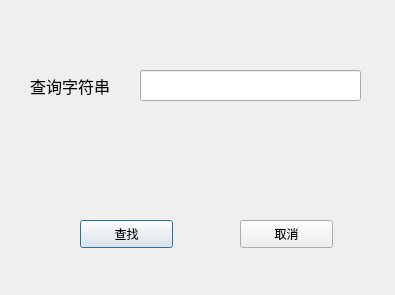
<?xml version="1.0" encoding="UTF-8"?>
<ui version="4.0">
 <class>DialogSearch</class>
 <widget class="QDialog" name="DialogSearch">
  <property name="geometry">
   <rect>
    <x>0</x>
    <y>0</y>
    <width>395</width>
    <height>295</height>
   </rect>
  </property>
  <property name="windowTitle">
   <string>Dialog</string>
  </property>
  <widget class="QLineEdit" name="lineEdit">
   <property name="geometry">
    <rect>
     <x>140</x>
     <y>70</y>
     <width>221</width>
     <height>31</height>
    </rect>
   </property>
   <property name="font">
    <font>
     <family>Arial</family>
     <pointsize>16</pointsize>
    </font>
   </property>
   <property name="text">
    <string/>
   </property>
  </widget>
  <widget class="QPushButton" name="pushButton">
   <property name="geometry">
    <rect>
     <x>80</x>
     <y>220</y>
     <width>93</width>
     <height>28</height>
    </rect>
   </property>
   <property name="text">
    <string>查找</string>
   </property>
  </widget>
  <widget class="QPushButton" name="pushButton_2">
   <property name="geometry">
    <rect>
     <x>240</x>
     <y>220</y>
     <width>93</width>
     <height>28</height>
    </rect>
   </property>
   <property name="text">
    <string>取消</string>
   </property>
  </widget>
  <widget class="QLabel" name="label">
   <property name="geometry">
    <rect>
     <x>30</x>
     <y>70</y>
     <width>101</width>
     <height>31</height>
    </rect>
   </property>
   <property name="font">
    <font>
     <family>Arial</family>
     <pointsize>12</pointsize>
    </font>
   </property>
   <property name="text">
    <string>查询字符串</string>
   </property>
  </widget>
 </widget>
 <resources/>
 <connections>
  <connection>
   <sender>pushButton</sender>
   <signal>clicked()</signal>
   <receiver>DialogSearch</receiver>
   <slot>accept()</slot>
   <hints>
    <hint type="sourcelabel">
     <x>126</x>
     <y>253</y>
    </hint>
    <hint type="destinationlabel">
     <x>197</x>
     <y>147</y>
    </hint>
   </hints>
  </connection>
  <connection>
   <sender>pushButton_2</sender>
   <signal>clicked()</signal>
   <receiver>DialogSearch</receiver>
   <slot>reject()</slot>
   <hints>
    <hint type="sourcelabel">
     <x>286</x>
     <y>253</y>
    </hint>
    <hint type="destinationlabel">
     <x>197</x>
     <y>147</y>
    </hint>
   </hints>
  </connection>
 </connections>
</ui>
